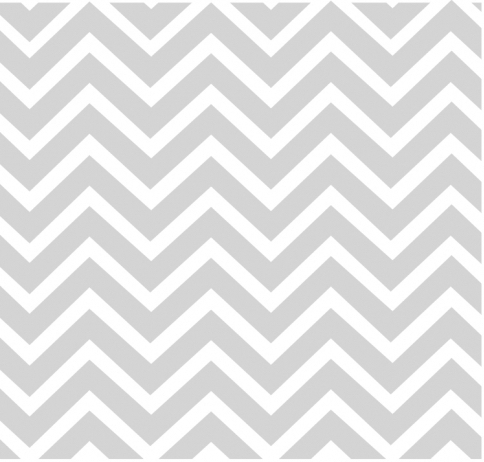
#> input picture project1/project1-a/original_img/geo_wave.jpg, 484 x 462 px
$ python harris_corner_detector.py
#> lines starting #> are read from the running program, lines starting #| are printed output that depends on the picture; after the words box and inside, x2 and y2 are one past the last pixel; in counts of white or black regions, pixels touching at a corner belong together
import os, cv2
import numpy as numpy

img = cv2.imread("original_img/geo_wave.jpg")
#> img is the input picture: shape (462, 484, 3); min 208, max 255, mean 228.8
gray = cv2.cvtColor(img,cv2.COLOR_BGR2GRAY)
corners = cv2.cornerHarris(gray, 3,3,0.04)
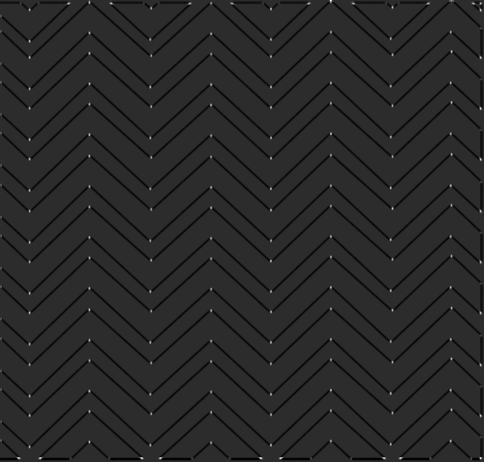
#> corners: shape (462, 484) float32; min -1.21e-05, max 5.65e-05, mean -8.8e-07; drawn with min black and max white
img[corners>0.01*corners.max()]=[0,0,255]
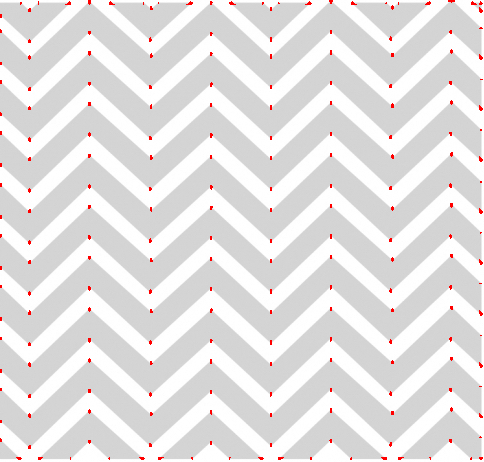
#> img: shape (462, 484, 3); 0.93% of pixels changed, all inside (x1, y1, x2, y2) = (0, 0, 483, 460)
"""
cv2.imshow("img", img)
cv2.waitKey(0)
cv2.destroyAllWindows()
"""
os.mkdir("result_img")
cv2.imwrite("result_img/geo_wave_result.jpg", img)
